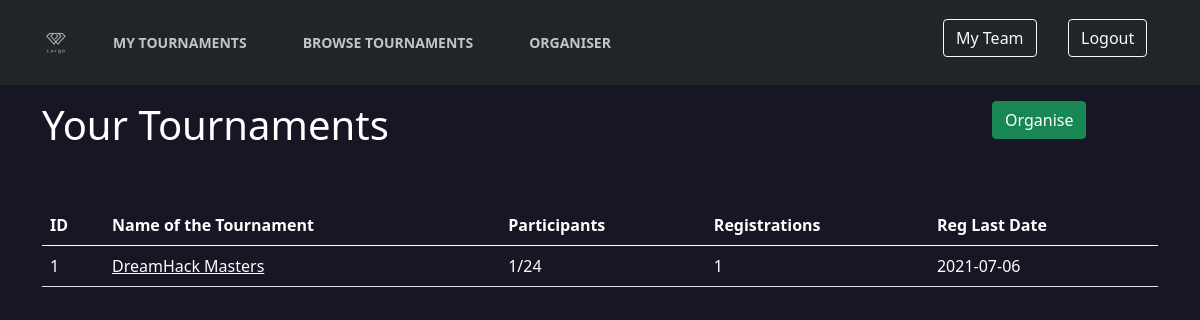
The app's page /organise (signed in), older data.
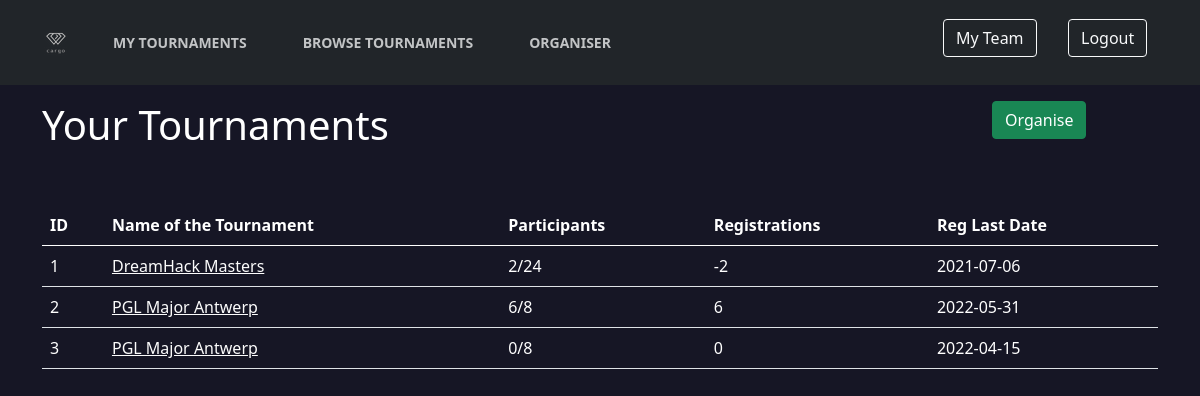
The same page, newer data.
### cargo/models.py (models this page shows)
class Tournament(db.Model):
    id = db.Column(db.Integer, primary_key=True)
    name = db.Column(db.String)
    max_teams = db.Column(db.Integer)
    participants = db.Column(db.Integer, default=0)
    prize = db.Column(db.String)
    reg_start = db.Column(db.String)
    reg_end = db.Column(db.String)
    tour_start = db.Column(db.String)
    tour_end = db.Column(db.String)
    type = db.Column(db.String)
    third = db.Column(db.Boolean)
    reg_no = db.Column(db.Integer, default=0)
    reg_open = db.Column(db.Boolean, default=True)
    paid = db.Column(db.Boolean, default=False)
    payment_info = db.Column(db.String)
    admin = db.Column(db.Integer, db.ForeignKey('user.id'))

### cargo/routes.py (the view)
@application.route('/organise')
@login_required
def organise_tournament():
    if current_user.is_authenticated:
        tour = Tournament.query.filter_by(admin=current_user.id).all()
        return render_template('organiser.html', page='match_history', user=current_user,
                               title='Organiser Dashboard', tour=tour)
    return redirect(url_for('logout'))

### cargo/models.py (called while the page is built)
@login_manager.user_loader
def load_user(user_id):
    return User.query.get(int(user_id))

### cargo/templates/organiser.html
{% extends 'layout.html' %}
{% block content %}
<div class="container">
<div id="content" class="text-white">
      <div class="row">
          <div class="col-md-10">
              <h1>Your Tournaments</h1>
          </div>
          <div class="col-md-2">
              <a class="btn btn-success" href="{{ url_for('create_tournament') }}">Organise</a>
          </div>
      </div>
  <table class="table text-white mt-5">
    <thead>
      <tr>
        <th>ID</th>
        <th>Name of the Tournament</th>
        <th>Participants</th>
        <th>Registrations</th>
        <th>Reg Last Date</th>
      </tr>
    </thead>
    <tbody>
    {% for t in tour %}
      <tr>
        <td> {{ t.id }}</td>
        <td>
            <a href="/organise/{{ t.id }}/dashboard">
          {{ t.name }}
            </a>
        </td>
        <td>
          {{ t.participants }}/{{ t.max_teams }}
        </td>
        <td>
          {{ t.reg_no }}
        </td>
      <td>
          {{ t.reg_end }}
      </td>
      </tr>
    {% endfor %}
    </tbody>
  </table>
</div>
</div>
{% endblock %}

Row changes from the older to the newer data that the page shows:
changed Tournament "DreamHack Masters": participants "1" → "2"; reg_no "1" → "-2"
added Tournament: id "2", name "PGL Major Antwerp", participants "6", max_teams "8", reg_no "6", reg_end "2022-05-31"
added Tournament: id "3", name "PGL Major Antwerp", participants "0", max_teams "8", reg_no "0", reg_end "2022-04-15"
